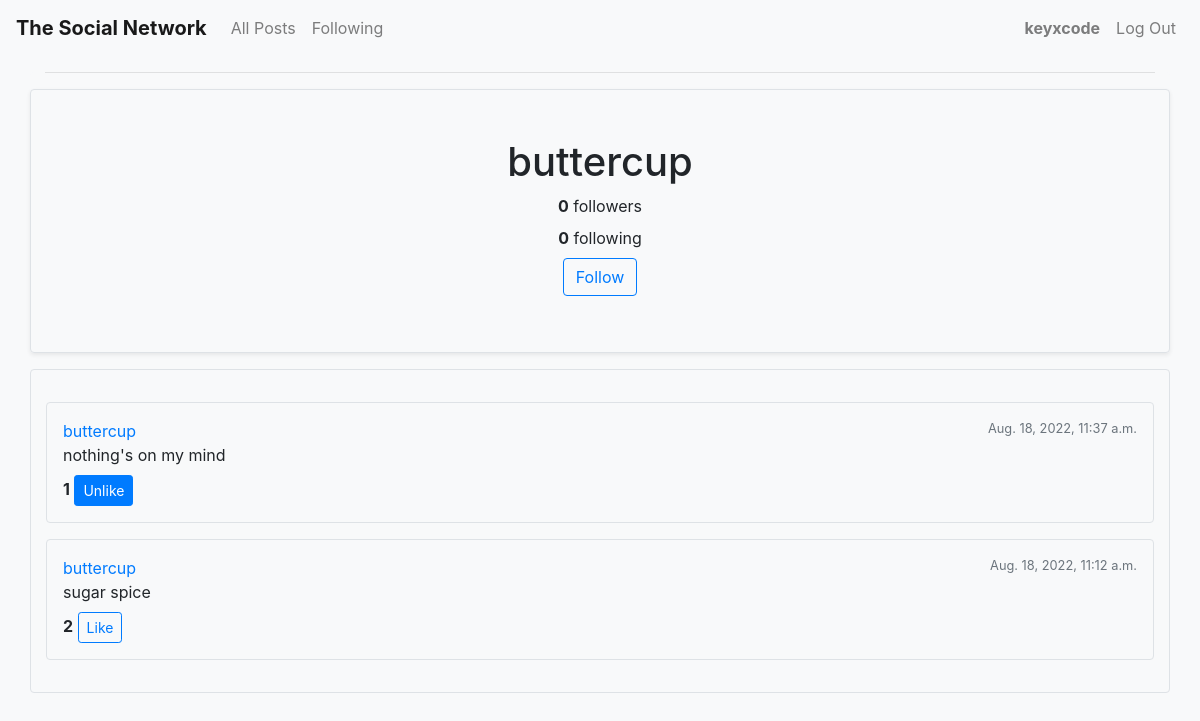
Before: /profile/3 (signed in) with the older database file.
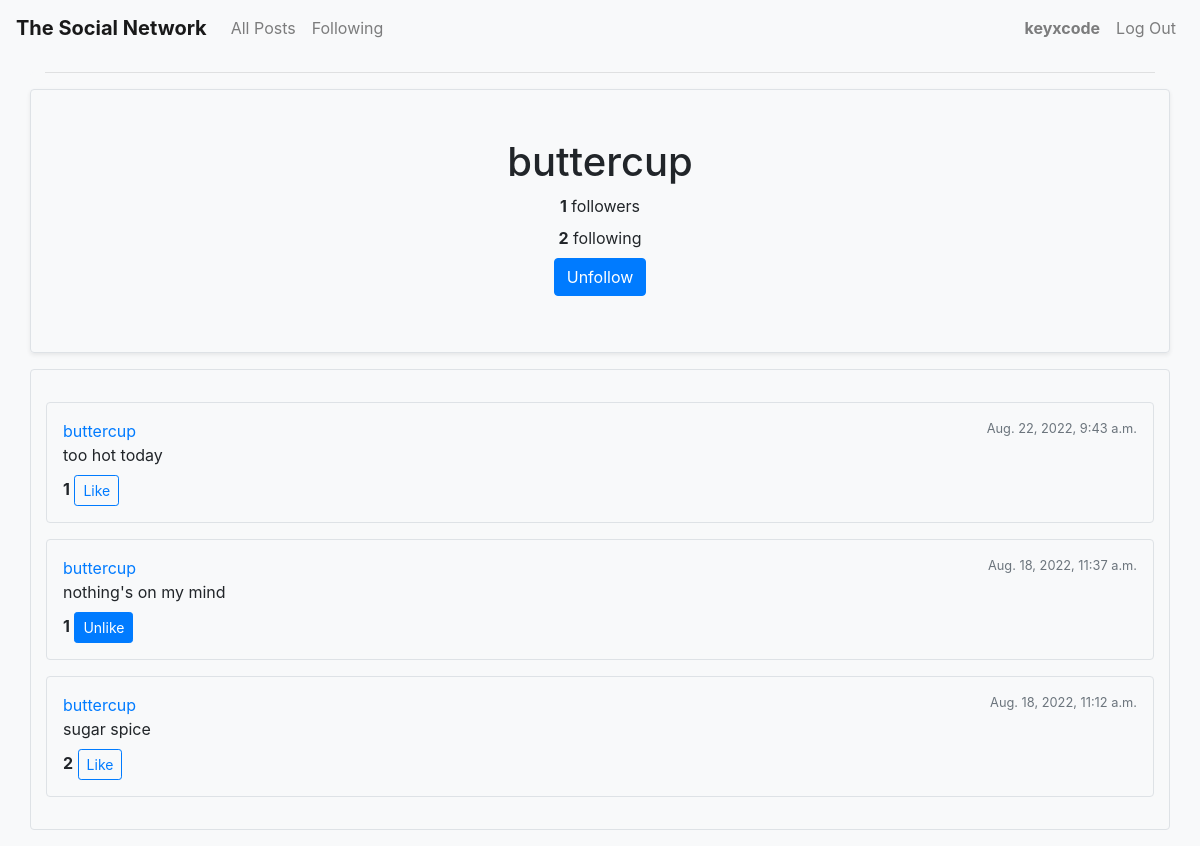
After: the same page with the newer database file.
### network/models.py (models this page shows, shortened)
class User(AbstractUser, models.Model):
    followers = models.ManyToManyField("User", blank="true", related_name="follow")
    follows = models.ManyToManyField("User", blank="true", related_name="followed_by")

class Post(models.Model):
    content = models.TextField(blank=True)
    poster = models.ForeignKey("User", on_delete=models.CASCADE, null=True, related_name="all_posts")
    timestamp = models.DateTimeField(auto_now_add=True)
    likers = models.ManyToManyField("User", related_name="liked_post")

### network/views.py (the view)
# urls.py: path("profile/<int:user_id>", views.profile, name="profile"),
def profile(request, user_id):
    user = User.objects.get(pk=user_id)
    posts = Post.objects.filter(poster=user).order_by('-timestamp')
    return render(request, "network/profile.html", {
        "user": user,
        "posts": posts
    })

### network/templates/network/profile.html (shortened to what this page needs)
{% extends "network/layout.html" %}
{% load static %}
{% block body %}
    <div class="row border rounded shadow-sm my-3">
        <div class="col p-5 text-center">
            <span class="h1">{{ user.username }}</span>
            <div class="row my-2">
                <div class="col">
                    <span class="font-weight-bold" id="followers-count">{{ user.followers.all.count }}</span> followers
                </div>
            </div>
            <div class="row my-2">
                <div class="col">
                    <span class="font-weight-bold">{{ user.follows.all.count }}</span> following
                </div>
            </div>
            {% if request.user != user %}
                <div class="row my-2">
                    <div class="col">
                        {% if user in request.user.follows.all %}
                            <button class="btn btn-primary" data-profile="{{ user.id }}" id="follow-button">Unfollow</button>
                        {% else %}
                            <button class="btn btn-outline-primary" data-profile="{{ user.id }}" id="follow-button">Follow</button>
                        {% endif %}
                    </div>
                </div>
            {% endif %}
        </div>
    </div>
    {% include 'network/posts.html' %}
{% endblock %}

### network/templates/network/posts.html (shortened to what this page needs)
<div class="border rounded row mb-3 py-3">
    <div class="col">
        {% if posts %}
            {% for post in posts %}
                <div class="border rounded p-3 my-3 hover-box">
                    <div class="row">
                        <div class="col">
                            <div class="d-flex">
                                <a href="{% url 'profile' post.poster.id %}">{{ post.poster }}</a>
                                <span class="ml-auto small text-muted">{{ post.timestamp }}</span>
                            </div>
                            <div class="mb-2 text-justify">
                                <span id="post-{{ post.id }}">{{ post.content }}</span>
                            </div>
                            <div>
                                <span class="font-weight-bold" id="like-count-{{ post.id }}">{{ post.likers.all.count }}</span>
                                {% if request.user in post.likers.all %}
                                    <button class="btn btn-primary btn-sm like-button" data-post="{{ post.id }}">Unlike</button>
                                {% else %}
                                    <button class="btn btn-outline-primary btn-sm like-button" data-post="{{ post.id }}">Like</button>
                                {% endif %}
                            </div>
                        </div>
                    </div>
                </div>
            {% endfor %}
        {% else %}
            It's empty here!
        {% endif %}
    </div>
</div>

Changed rows visible on the page:
changed User "buttercup": followers.all.count "0" → "1"; follows.all.count "0" → "2"
added Post: poster "buttercup", timestamp "Aug. 22, 2022, 9:43 a.m.", content "too hot today", likers.all.count "1"
Other visible differences:
text no longer shown: "Follow"
text now shown: "Unfollow"
